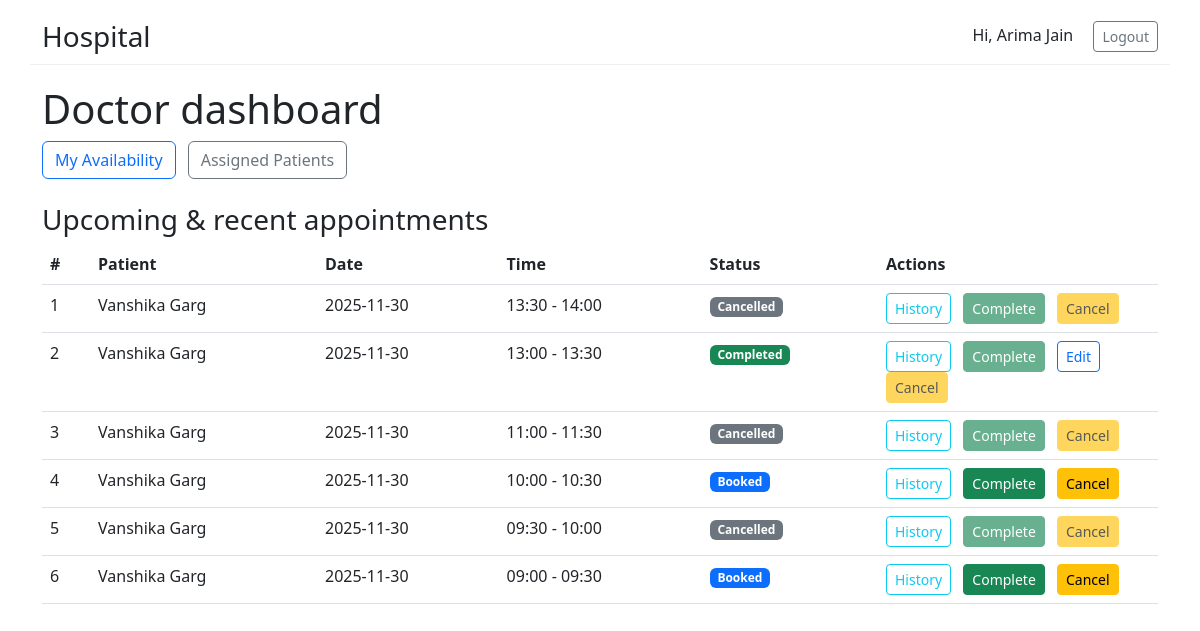
Page /doctor/dashboard (signed in) on the committed database.
### tables this page shows
CREATE TABLE appointments (
            id INTEGER PRIMARY KEY AUTOINCREMENT,
            patient_id INTEGER NOT NULL,
            doctor_id INTEGER NOT NULL,
            date TEXT NOT NULL,             -- YYYY-MM-DD
            time TEXT NOT NULL,             -- HH:MM (start)
            end_time TEXT,                  -- HH:MM (end)
            status TEXT NOT NULL DEFAULT 'Booked' CHECK(status IN ('Booked','Completed','Cancelled')),
            created_at TEXT NOT NULL,
            FOREIGN KEY(patient_id) REFERENCES patients(id),
            FOREIGN KEY(doctor_id) REFERENCES doctors(id)
        );

CREATE TABLE users (
            id INTEGER PRIMARY KEY AUTOINCREMENT,
            username TEXT UNIQUE NOT NULL,
            password_hash TEXT NOT NULL,
            role TEXT NOT NULL CHECK(role IN ('admin','doctor','patient')),
            full_name TEXT,
            email TEXT,
            phone TEXT,
            is_active INTEGER DEFAULT 1
        );

### app.py (the view)
@app.route("/doctor/dashboard")
@login_required(role="doctor")
def doctor_dashboard():
    db = get_db()
    user_id = session["user_id"]
    doctor = db.execute("SELECT * FROM doctors WHERE user_id = ?", (user_id,)).fetchone()
    if not doctor:
        flash("Doctor profile not found.", "danger")
        return redirect(url_for("logout"))
    appointments = db.execute("""
        SELECT a.id, a.date, a.time, a.end_time, a.status,
               p.id AS patient_id, u.full_name AS patient_name
        FROM appointments a
        JOIN patients p ON a.patient_id = p.id
        JOIN users u ON p.user_id = u.id
        WHERE a.doctor_id = ?
        ORDER BY datetime(a.date || ' ' || a.time) DESC
        LIMIT 200
    """, (doctor["id"],)).fetchall()
    return render_template("doctor_dashboard.html", appointments=appointments)

### app.py (called while the page is built, shortened)
def get_db():
    if "db" not in g:
        g.db = sqlite3.connect(DB_PATH, detect_types=sqlite3.PARSE_DECLTYPES)
        g.db.row_factory = sqlite3.Row
    return g.db

def login_required(role=None):
    from functools import wraps
    def decorator(f):
        @wraps(f)
        def wrapped(*args, **kwargs):
            if "user_id" not in session:
                return redirect(url_for("login"))
            return f(*args, **kwargs)
        return wrapped
    return decorator

### templates/doctor_dashboard.html (shortened to what this page needs)
{% extends "base.html" %}
{% block content %}
<div class="mb-4">
  <h1>Doctor dashboard</h1>
  <div class="mt-2">
    <a class="btn btn-outline-primary me-2" href="{{ url_for('doctor_availability') }}">My Availability</a>
    <a class="btn btn-outline-secondary" href="{{ url_for('doctor_assigned_patients') }}">Assigned Patients</a>
  </div>
</div>
<h3>Upcoming & recent appointments</h3>
<table class="table">
  <thead>
    <tr>
      <th>#</th>
      <th>Patient</th>
      <th>Date</th>
      <th>Time</th>
      <th>Status</th>
      <th style="width:280px">Actions</th>
    </tr>
  </thead>
  <tbody>
    {% for a in appointments %}
      <tr>
        <td>{{ loop.index }}</td>
        <td>
          {{ a.patient_name }}<br>
        </td>
        <td>{{ a.date }}</td>
        <td>{{ a.time }}{% if a.end_time %} - {{ a.end_time }}{% endif %}</td>
        <td>
          {% if a.status == 'Booked' %}
            <span class="badge bg-primary">{{ a.status }}</span>
          {% elif a.status == 'Completed' %}
            <span class="badge bg-success">{{ a.status }}</span>
          {% else %}
            <span class="badge bg-secondary">{{ a.status }}</span>
          {% endif %}
        </td>
        <td>
          <a class="btn btn-sm btn-outline-info me-2"
             href="{{ url_for('doctor_view_patient_history', patient_id=a.patient_id) }}">History</a>
          {% if a.status == 'Booked' %}
            <a class="btn btn-sm btn-success me-2" href="{{ url_for('doctor_complete_appointment', appointment_id=a.id) }}">Complete</a>
          {% else %}
            <button class="btn btn-sm btn-success me-2" disabled>Complete</button>
          {% endif %}
          {% if a.status == 'Completed' %}
            <a class="btn btn-sm btn-outline-primary me-2" href="{{ url_for('doctor_complete_appointment', appointment_id=a.id) }}">Edit</a>
          {% endif %}
          <form method="post" action="{{ url_for('doctor_cancel_appointment', appointment_id=a.id) }}" style="display:inline-block" onsubmit="return confirm('Cancel this appointment?');">
            {% if a.status == 'Booked' %}
              <button class="btn btn-sm btn-warning" type="submit">Cancel</button>
            {% else %}
              <button class="btn btn-sm btn-warning" type="button" disabled>Cancel</button>
            {% endif %}
          </form>
        </td>
      </tr>
    {% else %}
      <tr><td colspan="6" class="text-muted">No appointments found.</td></tr>
    {% endfor %}
  </tbody>
</table>
{% endblock %}

### templates/base.html (style rules this page uses)
body { padding-top: 20px; }

### rows in the picture
appointments: patient_name "Vanshika Garg", date "2025-11-30", time "13:30", end_time "14:00", status "Cancelled", shows "Complete"
appointments: patient_name "Vanshika Garg", date "2025-11-30", time "13:00", end_time "13:30", status "Completed", shows "Cancel"
appointments: patient_name "Vanshika Garg", date "2025-11-30", time "11:00", end_time "11:30", status "Cancelled", shows "Complete"
appointments: patient_name "Vanshika Garg", date "2025-11-30", time "10:00", end_time "10:30", status "Booked", shows "Cancel"
appointments: patient_name "Vanshika Garg", date "2025-11-30", time "09:30", end_time "10:00", status "Cancelled", shows "Complete"
appointments: patient_name "Vanshika Garg", date "2025-11-30", time "09:00", end_time "09:30", status "Booked", shows "Cancel"

### other values in the picture
{{ session.get('full_name') or '' }} "Arima Jain"
